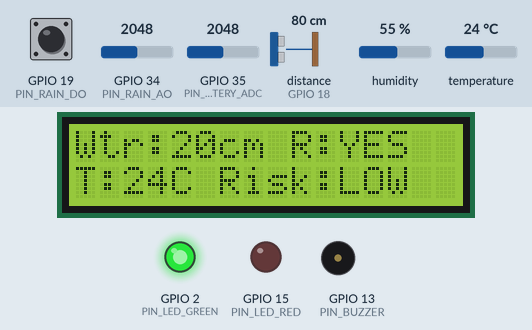
Simulated run of this sketch. Board: ESP32. Parts: 16×2 character LCD, output pins drawn as LEDs (lit = HIGH), buzzer (waves = sounding). Wiring (inferred from the names in the program): ultrasonic range finder: trigger GPIO 5; echo GPIO 18. The test bench sets the inputs (shaded band); at power-on: distance to the obstacle (sensor on GPIO 18) 80 cm, GPIO 34 (PIN_RAIN_AO) = 2048, GPIO 19 (PIN_RAIN_DO) HIGH, GPIO 35 (PIN_BATTERY_ADC) = 2048, humidity 55 %, temperature 24 °C. The echo pulse lasts 58.3 µs per cm; WiFi joins after 1.5 s; servers stay silent unless stated; uploads are accepted with an empty reply; pins used as bus, display or sensor lines are not drawn; what the sketch prints to the serial monitor is not drawn.

Above: at 4.3 s.
4.4 s: distance to the obstacle (sensor on GPIO 18) set to 66 cm
At 7.3 s:
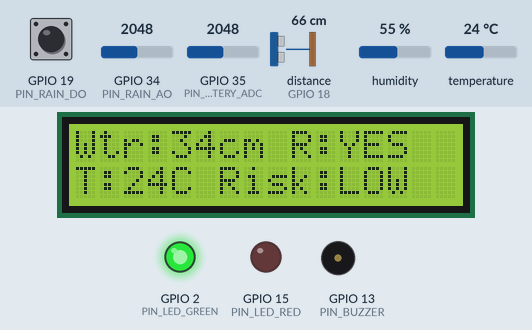
8.2 s: distance to the obstacle (sensor on GPIO 18) set to 57 cm
At 9.35 s:
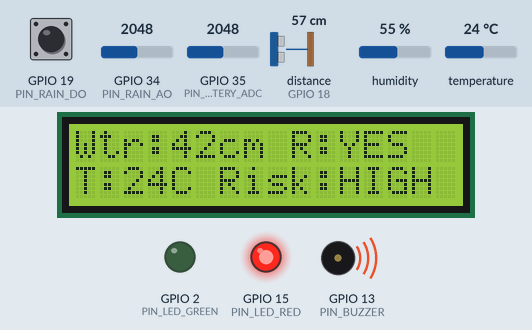
12.0 s: GPIO 34 (PIN_RAIN_AO) set to 2450
15.8 s: GPIO 34 (PIN_RAIN_AO) set to 2538
At 19.6 s:
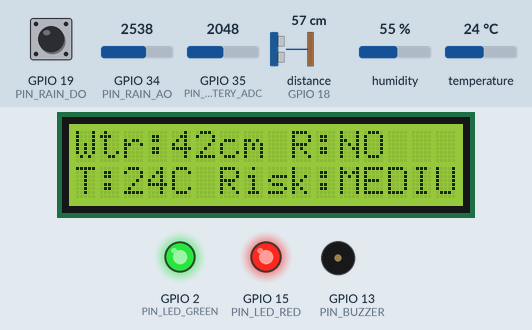
19.9 s: distance to the obstacle (sensor on GPIO 18) set to 43 cm
At 22.1 s:
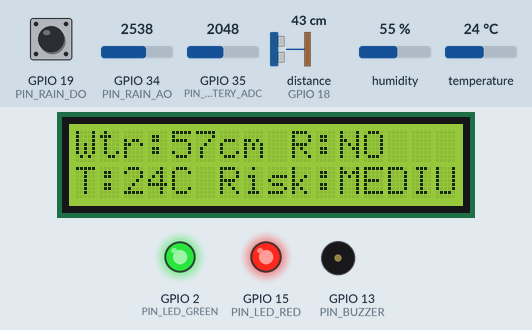
23.7 s: distance to the obstacle (sensor on GPIO 18) set to 36 cm
At 27.6 s:
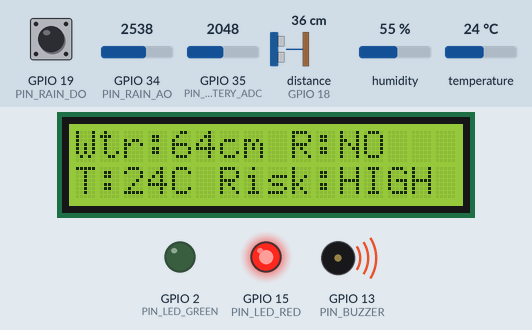
Timing chart, 0 to 28.5 s (numbered marks = the images above; inputs shaded):
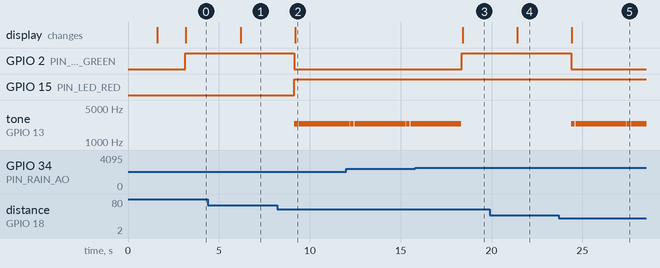

Measured:
- the behaviour switches between 61 and 60 cm on distance to the obstacle (sensor on GPIO 18) (found by bisection; images 1 and 2)
- the behaviour switches between 2499 and 2500 on GPIO 34 (PIN_RAIN_AO) (found by bisection; images 2 and 3)
- the behaviour switches between 41 and 40 cm on distance to the obstacle (sensor on GPIO 18) (found by bisection; images 4 and 5)
- after the input at 4.4 s, the display: changes after 1.8 s (image 1)
- after the input at 8.2 s, GPIO 2 (PIN_LED_GREEN): HIGH → LOW after 0.96 s; GPIO 15 (PIN_LED_RED): LOW → HIGH after 0.96 s; tone on GPIO 13 (PIN_BUZZER): silent → 2400 Hz after 0.96 s, → silent 0.20 s later, → 2400 Hz 0.04 s later; the display: changes after 1.0 s (image 2)
- after the input at 15.8 s, GPIO 2 (PIN_LED_GREEN): LOW → HIGH after 2.6 s; tone on GPIO 13 (PIN_BUZZER): goes on until 18.3 s, then stays silent; the display: changes after 2.6 s (image 3)
- after the input at 19.9 s, the display: changes after 1.5 s (image 4)
- after the input at 23.7 s, GPIO 2 (PIN_LED_GREEN): HIGH → LOW after 0.68 s; tone on GPIO 13 (PIN_BUZZER): goes 2400 Hz 0.20 s, silent 0.04 s, 2400 Hz 2.8 s, silent 0.03 s, 2400 Hz 0.20 s, silent 0.04 s, then 2400 Hz, starting after 0.68 s; the display: changes after 0.72 s (image 5)

The sketch:

node_1_flood.ino
```cpp
/**
 * =============================================================================
 * EcoSentinel AI — Node 1: Multi-Hazard Flood & Hydrological Monitoring Node
 * =============================================================================
 * Hardware Stack:
 *  - ESP32 NodeMCU / DevKit V1
 *  - HC-SR04 Ultrasonic Sensor (Trig: GPIO 5, Echo: GPIO 18)
 *  - Rain Drop Sensor (Digital DO: GPIO 19, Analog AO: GPIO 34)
 *  - DHT11 Temperature & Humidity Sensor (Data: GPIO 4)
 *  - 16x2 I2C LCD Display (SDA: GPIO 21, SCL: GPIO 22)
 *  - Status LEDs (Green LED: GPIO 2, Red LED: GPIO 15)
 *  - Emergency Buzzer (GPIO 13)
 *
 * Core Capabilities:
 *  - Sub-second edge risk calculation & localized autonomous alarm triggering
 *  - Multi-threaded non-blocking execution with FreeRTOS tasks
 *  - Hardware Watchdog Timer (WDT) preventing deadlock in remote field deployment
 *  - Auto-reconnecting WiFi with exponential retry backoff
 *  - Over-The-Air (OTA) firmware upgrade capability
 *  - Standardized JSON telemetry transmission every 3 seconds
 * =============================================================================
 */

#include <Arduino.h>
#include <WiFi.h>
#include <HTTPClient.h>
#include <ArduinoJson.h>
#include <DHT.h>
#include <Wire.h>
#include <LiquidCrystal_I2C.h>
#include <esp_task_wdt.h>
#include <ArduinoOTA.h>
#include "../common/config.h"

// =============================================================================
// PIN DEFINITIONS
// =============================================================================
#define PIN_DHT           4
#define PIN_TRIG          5
#define PIN_ECHO          18
#define PIN_RAIN_DO       19
#define PIN_RAIN_AO       34
#define PIN_LED_GREEN     2
#define PIN_LED_RED       15
#define PIN_BUZZER        13
#define PIN_BATTERY_ADC   35

// Sensor Parameters
#define DHTTYPE           DHT11
#define SENSOR_HEIGHT_CM  100.0  // Total height of sensor mounting above empty riverbed

// =============================================================================
// GLOBAL INSTANCES
// =============================================================================
DHT dht(PIN_DHT, DHTTYPE);
LiquidCrystal_I2C lcd(0x27, 16, 2); // Standard I2C address 0x27 or 0x3F

// State Variables
unsigned long lastTelemetryTime = 0;
int failedTransmissions = 0;
bool isHighRisk = false;

// =============================================================================
// SENSOR READING & LOGIC FUNCTIONS
// =============================================================================

/**
 * Measure distance via HC-SR04 ultrasonic burst and calculate water depth.
 */
float readWaterLevelCm() {
  digitalWrite(PIN_TRIG, LOW);
  delayMicroseconds(2);
  digitalWrite(PIN_TRIG, HIGH);
  delayMicroseconds(10);
  digitalWrite(PIN_TRIG, LOW);

  long duration = pulseIn(PIN_ECHO, HIGH, 30000); // 30ms timeout (~5m max)
  if (duration == 0) {
    return 0.0; // Sensor timeout or out of range
  }

  float distanceCm = (duration * 0.0343) / 2.0;
  float waterLevel = SENSOR_HEIGHT_CM - distanceCm;
  if (waterLevel < 0.0) waterLevel = 0.0;
  return waterLevel;
}

/**
 * Read rain sensor (digital active LOW, analog 0-4095).
 */
bool readRainDetected() {
  return (digitalRead(PIN_RAIN_DO) == LOW) || (analogRead(PIN_RAIN_AO) < 2500);
}

/**
 * Estimate node battery percentage from analog voltage divider.
 */
int readBatteryLevel() {
  int raw = analogRead(PIN_BATTERY_ADC);
  float voltage = (raw / 4095.0) * 3.3 * 2.0; // Assuming 1:1 voltage divider
  int percentage = map((long)(voltage * 100), 320, 420, 0, 100);
  return constrain(percentage, 5, 100);
}

/**
 * Evaluate Flood Risk based on environmental sensor logic rules.
 */
String calculateFloodRisk(bool rain, float waterLevel, float temp, float humidity) {
  if (rain && (waterLevel > FLOOD_WATER_LEVEL_HIGH_CM)) {
    return "HIGH";
  }
  if (waterLevel > FLOOD_WATER_LEVEL_HIGH_CM || (rain && waterLevel > FLOOD_WATER_LEVEL_MED_CM)) {
    return "HIGH";
  }
  if (temp > FLOOD_TEMP_HIGH_C || waterLevel > FLOOD_WATER_LEVEL_MED_CM || (rain && humidity > 85.0)) {
    return "MEDIUM";
  }
  return "LOW";
}

/**
 * Control local actuators (LEDs, Buzzer, LCD).
 */
void updateActuators(const String& risk, float waterLevel, float temp, float humidity, bool rain) {
  if (risk == "HIGH") {
    digitalWrite(PIN_LED_GREEN, LOW);
    digitalWrite(PIN_LED_RED, HIGH);
    // Buzzer audible alarm pattern (Active only on HIGH risk)
    tone(PIN_BUZZER, 2400, 200);
    isHighRisk = true;
  } else if (risk == "MEDIUM") {
    digitalWrite(PIN_LED_GREEN, HIGH);
    digitalWrite(PIN_LED_RED, HIGH); // Both on indicates warning
    noTone(PIN_BUZZER);
    isHighRisk = false;
  } else {
    // Normal / Low Risk
    digitalWrite(PIN_LED_GREEN, HIGH);
    digitalWrite(PIN_LED_RED, LOW);
    noTone(PIN_BUZZER);
    isHighRisk = false;
  }

  // Update 16x2 LCD Display
  lcd.setCursor(0, 0);
  lcd.print("Wtr:");
  lcd.print((int)waterLevel);
  lcd.print("cm ");
  lcd.print("R:");
  lcd.print(rain ? "YES " : "NO  ");

  lcd.setCursor(0, 1);
  lcd.print("T:");
  lcd.print((int)temp);
  lcd.print("C Risk:");
  lcd.print(risk);
  lcd.print("   ");
}

// =============================================================================
// NETWORK & TELEMETRY FUNCTIONS
// =============================================================================

/**
 * Ensure persistent WiFi connectivity with auto-reconnect.
 */
void checkWiFiConnection() {
  if (WiFi.status() != WL_CONNECTED) {
    Serial.println("[WIFI] Disconnected. Reconnecting...");
    WiFi.disconnect();
    WiFi.reconnect();
    unsigned long startAttempt = millis();
    while (WiFi.status() != WL_CONNECTED && millis() - startAttempt < WIFI_CONNECT_TIMEOUT_MS) {
      delay(500);
      Serial.print(".");
    }
    if (WiFi.status() == WL_CONNECTED) {
      Serial.println("\n[WIFI] Reconnected! IP: " + WiFi.localIP().toString());
    } else {
      Serial.println("\n[WIFI] Reconnection failed. Will retry next loop.");
    }
  }
}

/**
 * Transmit JSON payload to backend server over HTTP POST.
 */
bool sendTelemetry(float waterLevel, bool rain, float temp, float humidity, const String& risk, int battery, int rssi) {
  if (WiFi.status() != WL_CONNECTED) {
    return false;
  }

  HTTPClient http;
  http.begin(BACKEND_API_URL);
  http.addHeader("Content-Type", "application/json");
  http.setTimeout(HTTP_TIMEOUT_MS);

  // Build JSON Document
  StaticJsonDocument<384> doc;
  doc["nodeId"] = "NODE-01";
  doc["type"] = "FLOOD";
  doc["waterLevel"] = round(waterLevel * 10.0) / 10.0;
  doc["rain"] = rain;
  doc["temperature"] = round(temp * 10.0) / 10.0;
  doc["humidity"] = round(humidity * 10.0) / 10.0;
  doc["risk"] = risk;
  doc["battery"] = battery;
  doc["signal"] = rssi;

  String requestBody;
  serializeJson(doc, requestBody);

  Serial.println("[POST] Transmitting payload: " + requestBody);
  int httpResponseCode = http.POST(requestBody);

  if (httpResponseCode > 0 && httpResponseCode < 300) {
    String response = http.getString();
    Serial.printf("[HTTP] Ingestion Successful. Response code: %d\n", httpResponseCode);
    http.end();
    failedTransmissions = 0;
    return true;
  } else {
    Serial.printf("[HTTP] Failed. Error code: %d\n", httpResponseCode);
    http.end();
    failedTransmissions++;
    return false;
  }
}

// =============================================================================
// SETUP & MAIN LOOP
// =============================================================================

void setup() {
  Serial.begin(115200);
  Serial.println("\n==========================================");
  Serial.println("  EcoSentinel AI — Node 1 (Flood) Booting ");
  Serial.println("==========================================");

  // Configure GPIOs
  pinMode(PIN_TRIG, OUTPUT);
  pinMode(PIN_ECHO, INPUT);
  pinMode(PIN_RAIN_DO, INPUT);
  pinMode(PIN_RAIN_AO, INPUT);
  pinMode(PIN_LED_GREEN, OUTPUT);
  pinMode(PIN_LED_RED, OUTPUT);
  pinMode(PIN_BUZZER, OUTPUT);
  pinMode(PIN_BATTERY_ADC, INPUT);

  digitalWrite(PIN_LED_GREEN, LOW);
  digitalWrite(PIN_LED_RED, LOW);
  digitalWrite(PIN_BUZZER, LOW);

  // Initialize Sensors & I2C LCD
  dht.begin();
  Wire.begin(21, 22);
  lcd.init();
  lcd.backlight();
  lcd.setCursor(0, 0);
  lcd.print("EcoSentinel AI");
  lcd.setCursor(0, 1);
  lcd.print("Node 1: Flood");

  // Connect to WiFi
  WiFi.mode(WIFI_STA);
  WiFi.begin(WIFI_SSID, WIFI_PASSWORD);
  Serial.print("[WIFI] Connecting to " WIFI_SSID);
  unsigned long startWifi = millis();
  while (WiFi.status() != WL_CONNECTED && millis() - startWifi < WIFI_CONNECT_TIMEOUT_MS) {
    delay(500);
    Serial.print(".");
  }

  if (WiFi.status() == WL_CONNECTED) {
    Serial.println("\n[WIFI] Connected! IP: " + WiFi.localIP().toString());
    lcd.setCursor(0, 1);
    lcd.print("WiFi: Online   ");
  } else {
    Serial.println("\n[WIFI] Connection failed. Running in standalone local mode.");
    lcd.setCursor(0, 1);
    lcd.print("WiFi: Offline  ");
  }

  // Setup Over-The-Air (OTA) Updates
  ArduinoOTA.setHostname("ecosentinel-flood-node-01");
  ArduinoOTA.begin();

  // Initialize Hardware Watchdog (10 second timeout)
  esp_task_wdt_init(WATCHDOG_TIMEOUT_SEC, true);
  esp_task_wdt_add(NULL);

  delay(1500);
  lcd.clear();
}

void loop() {
  // Feed the hardware watchdog timer
  esp_task_wdt_reset();

  // Handle OTA updates
  ArduinoOTA.handle();

  unsigned long currentMillis = millis();

  // Non-blocking telemetry cycle every TELEMETRY_INTERVAL_MS (3000ms)
  if (currentMillis - lastTelemetryTime >= TELEMETRY_INTERVAL_MS) {
    lastTelemetryTime = currentMillis;

    // 1. Read Sensors
    float waterLevel = readWaterLevelCm();
    bool rain = readRainDetected();
    float temp = dht.readTemperature();
    float humidity = dht.readHumidity();

    // Fallbacks if sensor read fails
    if (isnan(temp)) temp = 25.0;
    if (isnan(humidity)) humidity = 60.0;

    int battery = readBatteryLevel();
    int rssi = WiFi.status() == WL_CONNECTED ? WiFi.RSSI() : -99;

    // 2. Evaluate Risk & Actuate Local Alerts
    String risk = calculateFloodRisk(rain, waterLevel, temp, humidity);
    updateActuators(risk, waterLevel, temp, humidity, rain);

    // 3. Network Verification & Telemetry Ingestion
    checkWiFiConnection();
    sendTelemetry(waterLevel, rain, temp, humidity, risk, battery, rssi);
  }

  // Handle continuous high-risk buzzer modulation
  if (isHighRisk) {
    tone(PIN_BUZZER, 2400, 100);
    delay(100);
  } else {
    delay(10);
  }
}
```
